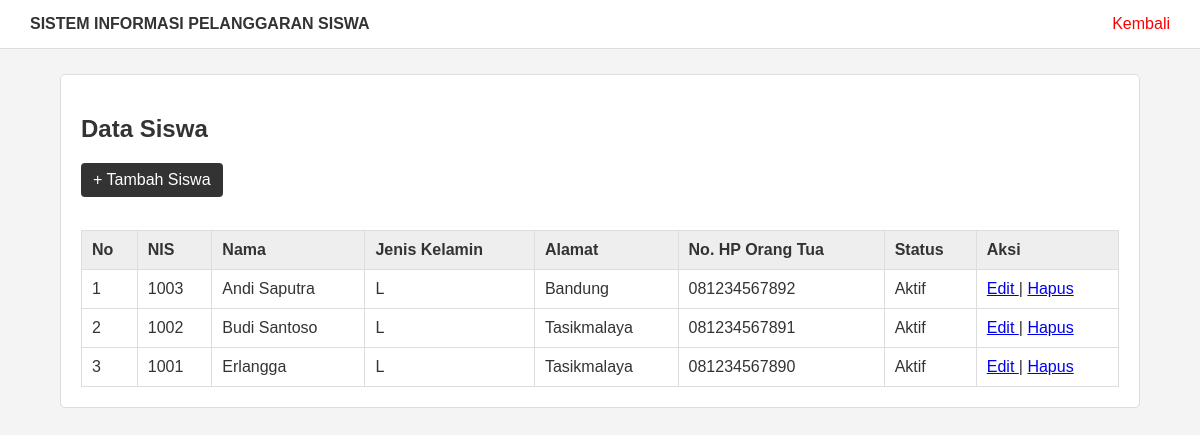
Page /siswa.php (signed in) on the committed database.
### tables this page shows
CREATE TABLE `siswa` (
  `id` int(11) NOT NULL,
  `nis` varchar(30) NOT NULL,
  `nisn` varchar(20) DEFAULT NULL,
  `nama` varchar(150) NOT NULL,
  `jenis_kelamin` char(1) DEFAULT NULL,
  `tanggal_lahir` date DEFAULT NULL,
  `alamat` text DEFAULT NULL,
  `no_hp_ortu` varchar(20) DEFAULT NULL,
  `aktif` tinyint(1) DEFAULT 1,
  `status_aktif` tinyint(1) DEFAULT 1,
  `created_at` timestamp NOT NULL DEFAULT current_timestamp(),
  `updated_at` timestamp NOT NULL DEFAULT current_timestamp() ON UPDATE current_timestamp()
);

### siswa.php (the view, shortened to what this page needs)
<?php
include "database.php";
$query = mysqli_query($koneksi, "
    SELECT *
    FROM siswa
    ORDER BY id DESC
");
?>
<!DOCTYPE html>
<html>
<head>
    <link rel="stylesheet" href="style.css">
</head>
<body>
<div class="header">
    <b>SISTEM INFORMASI PELANGGARAN SISWA</b>
    <a href="dashboard.php">
        Kembali
    </a>
</div>
<div class="container">
    <div class="box">
        <h2>Data Siswa</h2>
        <a href="tambah_siswa.php" class="btn-tambah">
            + Tambah Siswa
        </a>
        <br><br>
        <table>
            <tr>
                <th>No</th>
                <th>NIS</th>
                <th>Nama</th>
                <th>Jenis Kelamin</th>
                <th>Alamat</th>
                <th>No. HP Orang Tua</th>
                <th>Status</th>
                <th>Aksi</th>
            </tr>
            <?php
            $no = 1;
            while ($data = mysqli_fetch_assoc($query)) {
            ?>
            <tr>
                <td>
                    <?= $no++; ?>
                </td>
                <td>
                    <?= htmlspecialchars($data['nis']); ?>
                </td>
                <td>
                    <?= htmlspecialchars($data['nama']); ?>
                </td>
                <td>
                    <?= htmlspecialchars($data['jenis_kelamin']); ?>
                </td>
                <td>
                    <?= htmlspecialchars($data['alamat'] ?? '-'); ?>
                </td>
                <td>
                    <?= htmlspecialchars($data['no_hp_ortu'] ?? '-'); ?>
                </td>
                <td>
                    <?php if ($data['aktif'] == 1) { ?>
                        Aktif
                    <?php } else { ?>
                        Tidak Aktif
                    <?php } ?>
                </td>
                <td>
                    <a href="edit_siswa.php?id=<?= $data['id']; ?>">
                        Edit
                    </a>
                    |
                    <a
                        href="hapus_siswa.php?id=<?= $data['id']; ?>"
                        onclick="return confirm('Yakin ingin menghapus siswa ini?');"
                    >
                        Hapus
                    </a>
                </td>
            </tr>
            <?php
            }
            ?>
        </table>
    </div>
</div>
</body>
</html>

### style.css (style rules this page uses)
* { box-sizing: border-box; }
body { margin: 0; font-family: Arial, sans-serif; background: #f4f4f4; color: #333; }
.header { background: white; border-bottom: 1px solid #ddd; padding: 15px 30px; }
.header a { float: right; color: red; text-decoration: none; }
.container { width: 90%; max-width: 1100px; margin: 25px auto; }
.box { background: white; border: 1px solid #ddd; border-radius: 5px; padding: 20px; margin-bottom: 20px; }
table { width: 100%; border-collapse: collapse; background: white; }
table th, table td { border: 1px solid #ddd; padding: 10px; text-align: left; }
table th { background: #eee; }
.btn-tambah { display: inline-block; padding: 8px 12px; background: #333; color: white; text-decoration: none; border-radius: 4px; margin-bottom: 15px; }

### rows in the picture
siswa: nis "1003", nama "Andi Saputra", jenis_kelamin "L", alamat "Bandung", no_hp_ortu "081234567892", aktif "Aktif"
siswa: nis "1002", nama "Budi Santoso", jenis_kelamin "L", alamat "Tasikmalaya", no_hp_ortu "081234567891", aktif "Aktif"
siswa: nis "1001", nama "Erlangga", jenis_kelamin "L", alamat "Tasikmalaya", no_hp_ortu "081234567890", aktif "Aktif"
